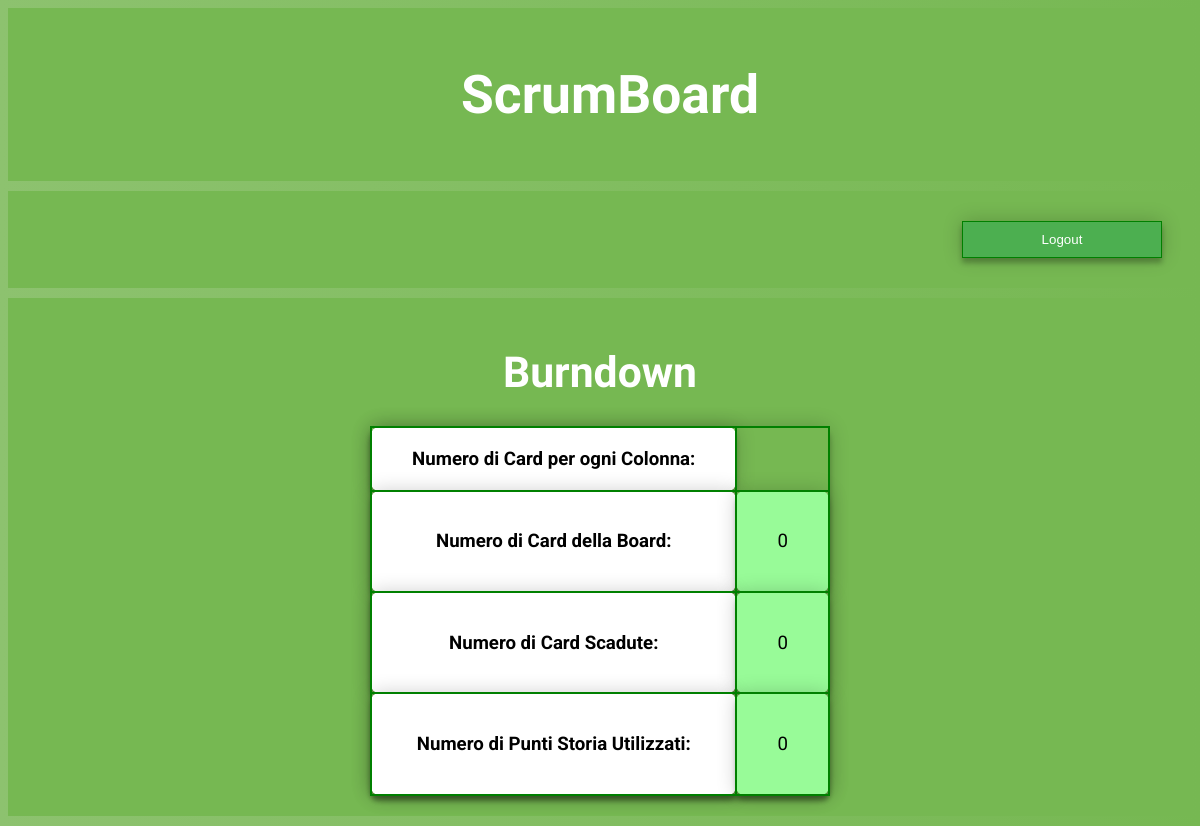
The page /burndown/9/ (signed in) on the database as committed earlier.
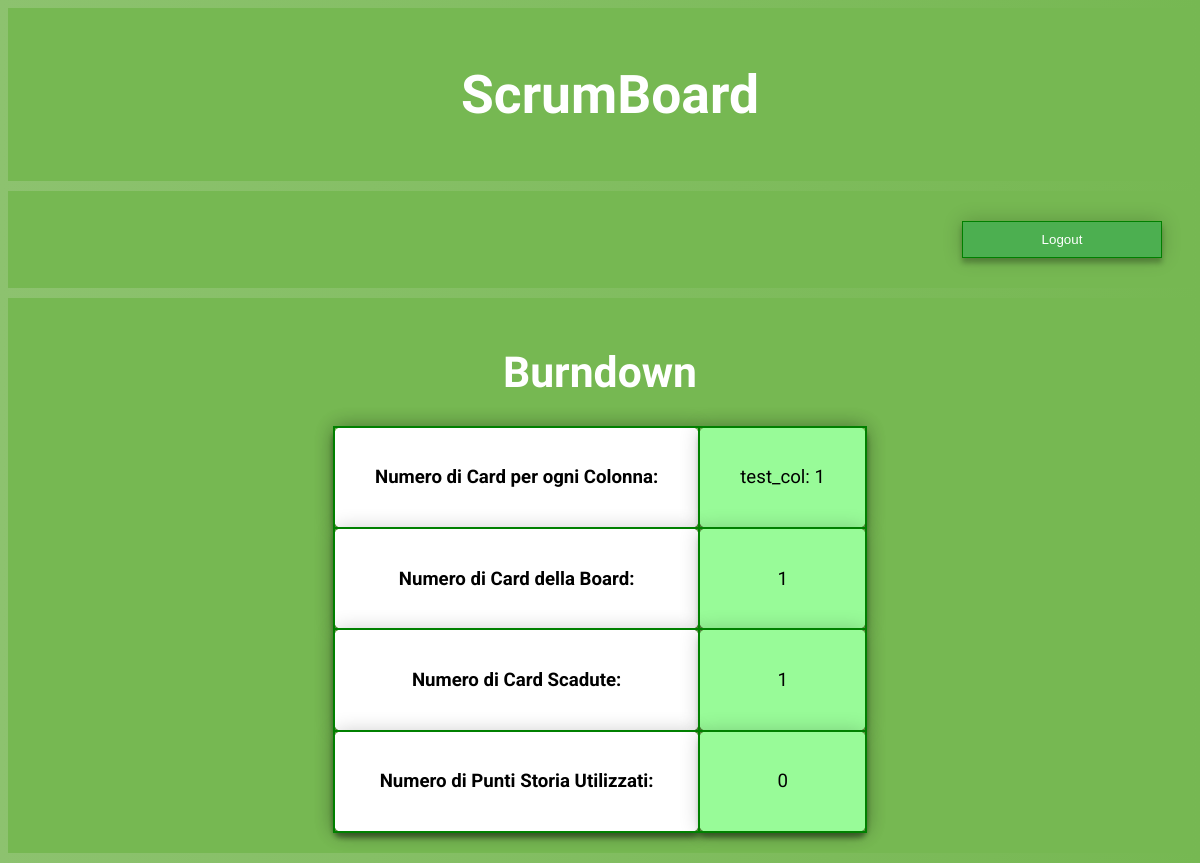
The same page on the database as committed later.
### scrumboard_app/models.py (models this page shows, shortened)
class Colonna(models.Model):
    boardParent = models.ForeignKey("Board",  on_delete=models.CASCADE)
    nome = models.CharField(max_length=30)
    def getCardColonna(self):
        return Card.objects.filter(colonnaParent=self)

### scrumboard_app/views.py (the view)
# urls.py: url(r'^burndown/(?P<board_id>[0-9]+)/$', views.burndown, name='burndown'),
def burndown(request, board_id):
    b = Board.objects.get(id=board_id)
    if auth_check(b, request.user) is False:
        return redirect('index')
    cardNum = 0
    colonne = []
    scadute = 0
    ps = 0
    for colonna in b.getColonneBoard():
        cards = colonna.getCardColonna().all()
        colDict = {
            'nome': colonna.nome,
            'cardNum': len(cards)
        }
        cardNum += len(cards)
        for card in cards:
            if card.dataScadenza < datetime.date.today():
                scadute += 1
            ps += card.storyPoint
        colonne.append(colDict)
    attrs = {
        'cardNum': cardNum,
        'colonne': colonne,
        'scadute': scadute,
        'ps': ps
    }
    return render(request, "scrumboard_app/burndown.html", {'attrs': attrs})

### scrumboard_app/models.py (called while the page is built)
    def getColonneBoard(self):
        return Colonna.objects.filter(boardParent=self)

    def listaUtentiAssociati(self):
        return self.utentiAssociati.only("username")

### scrumboard_app/views.py (called while the page is built)
def auth_check(board, user):
    for u in board.listaUtentiAssociati():
        if user.username == u.username:
            return True
    return False

### scrumboard_app/templates/scrumboard_app/burndown.html
{% extends 'scrumboard_app/base.html' %}
{% block content %}
    <div class="topBar">
        <div class="button-group">
            <form method="POST" action="{% url 'logout' %}" class="logout-form">{% csrf_token %}
                <button type="submit" class="button-topBar" style="float: right">Logout</button>
            </form>
        </div>
    </div>
    <div class="bodyContent">
        <h1 class="title-page">Burndown</h1>
        <div class="boardContainer">
            <table style="max-width:80%">
                <tr>
                    <th>Numero di Card per ogni Colonna:</th>
                    {% for colonna in attrs.colonne %}
                        <td>
                            <p>{{ colonna.nome }}: {{ colonna.cardNum }} </p>
                        </td>
                    {% endfor %}
                </tr>
                <tr>
                    <th>Numero di Card della Board:</th>
                    <td>
                        <p>{{ attrs.cardNum }}</p>
                    </td>
                </tr>
                <tr>
                    <th>Numero di Card Scadute:</th>
                    <td>
                        <p>{{ attrs.scadute }}</p>
                    </td>
                </tr>
                <tr>
                    <th>Numero di Punti Storia Utilizzati:</th>
                    <td>
                        <p>{{ attrs.ps }}</p>
                    </td>
                </tr>
            </table>
        </div>
    </div>
{% endblock %}

### scrumboard_app/templates/scrumboard_app/base.html (shortened to what this page needs)
<!DOCTYPE html>
{% load staticfiles %}
<html lang="en">
    <head>
        <link rel="stylesheet" href="{% static 'css/scrum.css' %}">
    </head>
    <body>
        <div class="page-header">
            <h1><a href="/">ScrumBoard</a></h1>
        </div>
        {% block content %}
        {% endblock %}
    </body>
</html>

### scrumboard_app/static/css/scrum.css (style rules this page uses)
.page-header { background-color: #76b852; margin-top: 0; padding: 20px 20px 20px 40px; }
.topBar { background-color: #76b852; margin-top: 10px; padding: 20px 20px 20px 20px; }
.bodyContent { background-color: #76b852; margin-top: 10px; margin-bottom: 10px; padding: 20px 20px 20px 20px; }
.page-header h1, .page-header h1 a, .page-header h1 a:visited, .page-header h1 a:active { color: #ffffff; font-size: 40pt; text-decoration: none; text-align: center; }
h1, h2, h3, h4 { font-family: 'Lobster', cursive; }
body { background: #76b852; background: -webkit-linear-gradient(right, #76b852, #8DC26F); background: -moz-linear-gradient(right, #76b852, #8DC26F); background: -o-linear-gradient(right, #76b852, #8DC26F); background: linear-gradient(to left, #76b852, #8DC26F); font-family: "Roboto", sans-serif; -webkit-font-smoothing: antialiased; -moz-osx-font-smoothing: grayscale; }
.button-group button { background-color: #4CAF50; border: 1px solid green; color: white; padding: 10px; cursor: pointer; margin: 10px; width: 200px; text-align: center; box-shadow: 0 0 20px 0 rgba(0, 0, 0, 0.2), 0 5px 5px 0 rgba(0, 0, 0, 0.24); }
.button-group:after { content: ""; clear: both; display: table; }
.boardContainer:after { content: ""; clear: both; display: table; }
.title-page { color: #FFFFFF; text-align: center; font-size: 32pt; }
table, th, td { border: 2px solid green; border-collapse: collapse; border-radius: 8px; margin: 0 auto; box-shadow: 0 0 20px 0 rgba(0, 0, 0, 0.2), 0 5px 5px 0 rgba(0, 0, 0, 0.24); }
th, td { padding: 20px; padding-left: 40px; padding-right: 40px; text-align: center; font-size: 14pt; background-color: #FFFFFF; }
tr { ; }
th { max-width: 300px; }
td { background-color: palegreen; }

Rows that differ between the two databases and show on the page:
added Colonna: nome "test_col"
Other text that changed with them:
{{ attrs.cardNum }}: "0" → "1"
{{ attrs.scadute }}: "0" → "1"
new list line: ": 1"
